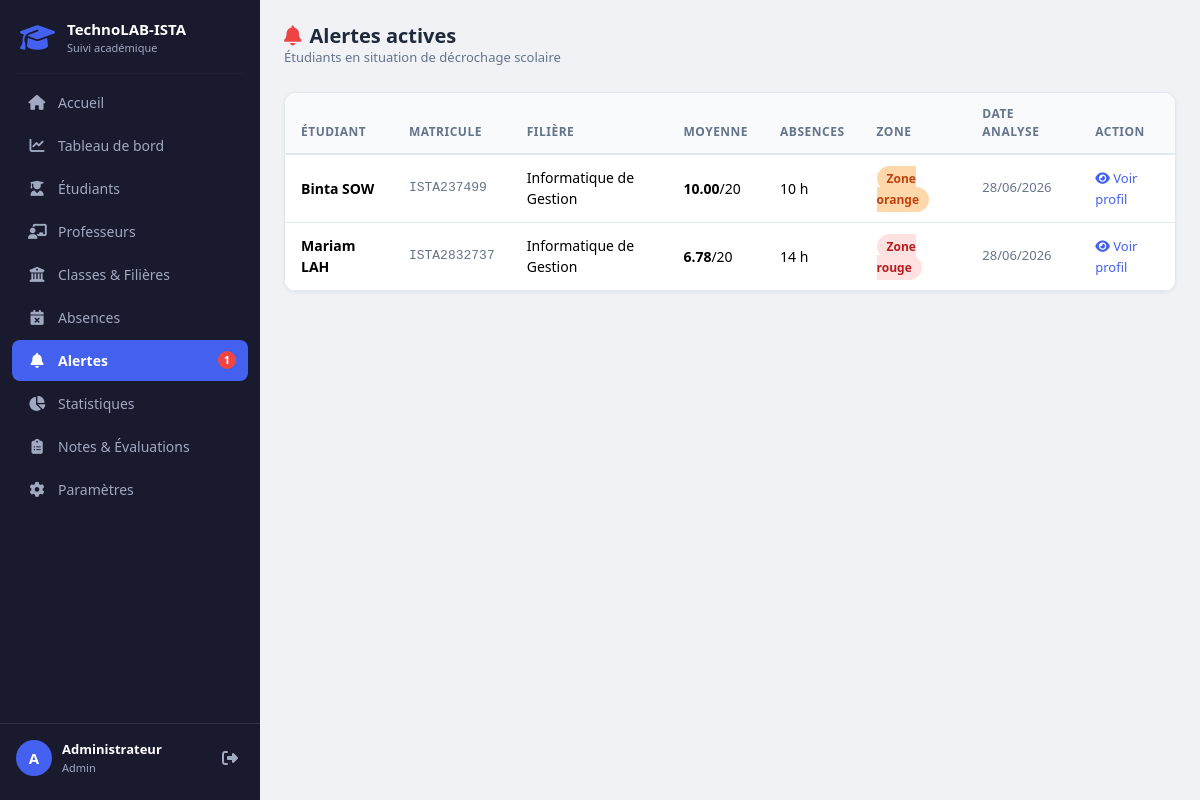
The app's page /alertes.php (signed in) with its own data.
### tables this page shows
CREATE TABLE IF NOT EXISTS Diagnostics (
    id_diagnostic      INT AUTO_INCREMENT PRIMARY KEY,
    matricule_etudiant VARCHAR(50),
    moyenne_generale   DECIMAL(4,2),
    total_absences     INT          DEFAULT 0,
    statut_zone        VARCHAR(20)  NOT NULL,   
    date_analyse       TIMESTAMP    DEFAULT CURRENT_TIMESTAMP,
    FOREIGN KEY (matricule_etudiant) REFERENCES Etudiants(matricule)
        ON DELETE CASCADE
);

CREATE TABLE IF NOT EXISTS Etudiants (
    matricule  VARCHAR(50)  PRIMARY KEY,
    nom        VARCHAR(50)  NOT NULL,
    prenom     VARCHAR(50)  NOT NULL,
    email      VARCHAR(100) UNIQUE,
    id_filiere INT,
    FOREIGN KEY (id_filiere) REFERENCES Filieres(id_filiere)
        ON DELETE SET NULL
);

CREATE TABLE IF NOT EXISTS Filieres (
    id_filiere  INT AUTO_INCREMENT PRIMARY KEY,
    nom_filiere VARCHAR(100) NOT NULL,
    niveau      VARCHAR(20)  NOT NULL
);

### alertes.php (the view, shortened to what this page needs)
<?php
require_once 'config/database.php';
$sql = "SELECT e.matricule, e.nom, e.prenom, f.nom_filiere,
               d.statut_zone, d.moyenne_generale, d.total_absences, d.date_analyse
        FROM Diagnostics d
        JOIN Etudiants e ON e.matricule = d.matricule_etudiant
        LEFT JOIN Filieres f ON f.id_filiere = e.id_filiere
        WHERE d.statut_zone IN ('Zone rouge', 'Zone orange')
        ORDER BY d.statut_zone ASC, d.moyenne_generale ASC";
$result = mysqli_query($conn, $sql);
include 'includes/header.php';
?>
<div id="wrapper">
<?php include 'includes/navbar.php'; ?>
<main id="main-content">
    <div class="top-bar">
        <div class="top-bar-title">
            <h4><i class="fa-solid fa-bell" style="color:#ef4444; margin-right:8px;"></i>Alertes actives</h4>
            <p>Étudiants en situation de décrochage scolaire</p>
        </div>
    </div>
    <div class="table-wrapper">
        <table class="table table-hover mb-0">
            <thead>
                <tr>
                    <th>Étudiant</th>
                    <th>Matricule</th>
                    <th>Filière</th>
                    <th>Moyenne</th>
                    <th>Absences</th>
                    <th>Zone</th>
                    <th>Date analyse</th>
                    <th>Action</th>
                </tr>
            </thead>
            <tbody>
                <?php if ($result && mysqli_num_rows($result) > 0): ?>
                    <?php while ($row = mysqli_fetch_assoc($result)): ?>
                        <?php
                        $zone  = $row['statut_zone'];
                        $badge = ($zone === 'Zone rouge') ? 'badge-mal' : 'badge-insuffisant';
                        ?>
                        <tr>
                            <td style="font-weight:600;">
                                <?= htmlspecialchars($row['prenom'] . ' ' . $row['nom']) ?>
                            </td>
                            <td style="font-family:monospace; font-size:13px; color:#64748b;">
                                <?= htmlspecialchars($row['matricule']) ?>
                            </td>
                            <td><?= htmlspecialchars($row['nom_filiere'] ?? '—') ?></td>
                            <td><strong><?= $row['moyenne_generale'] ?></strong>/20</td>
                            <td><?= $row['total_absences'] ?> h</td>
                            <td><span class="<?= $badge ?>"><?= htmlspecialchars($zone) ?></span></td>
                            <td style="font-size:13px; color:#64748b;">
                                <?= date('d/m/Y', strtotime($row['date_analyse'])) ?>
                            </td>
                            <td>
                                <a href="profil.php?matricule=<?= urlencode($row['matricule']) ?>"
                                   style="font-size:13px; color:#4361ee; text-decoration:none;">
                                    <i class="fa-solid fa-eye"></i> Voir profil
                                </a>
                            </td>
                        </tr>
                    <?php endwhile; ?>
                <?php endif; ?>
            </tbody>
        </table>
    </div>
</main>
</div>
<?php $pageScripts = ''; include 'includes/footer.php'; ?>

### assets/css/style.css (style rules this page uses)
:root { --sidebar-bg: #1a1a2e; --sidebar-hover: #16213e; --sidebar-active: #4361ee; --sidebar-text: #a0a9c0; --sidebar-width: 260px; --primary: #4361ee; --success: #22c55e; --warning: #f59e0b; --danger: #ef4444; --info: #3b82f6; --bg-page: #f0f2f5; --card-bg: #ffffff; --text-dark: #1e293b; --text-muted:#64748b; --border: #e2e8f0; }
* { box-sizing: border-box; margin: 0; padding: 0; }
body { font-family: 'Segoe UI', Tahoma, Geneva, Verdana, sans-serif; background-color: var(--bg-page); color: var(--text-dark); }
#wrapper { display: flex; min-height: 100vh; }
#main-content { flex: 1; margin-left: var(--sidebar-width); padding: 24px; min-height: 100vh; background-color: var(--bg-page); transition: margin-left 0.3s; }
.top-bar { display: flex; align-items: center; justify-content: space-between; margin-bottom: 24px; flex-wrap: wrap; gap: 12px; }
.top-bar-title h4 { font-size: 20px; font-weight: 700; color: var(--text-dark); margin: 0; }
.top-bar-title p { color: var(--text-muted); font-size: 13px; margin: 0; }
.table-wrapper { overflow-x: auto; background: var(--card-bg); border-radius: 12px; border: 1px solid var(--border); box-shadow: 0 1px 4px rgba(0,0,0,0.06); }
.table > thead > tr > th { background-color: #f8fafc; font-size: 12px; font-weight: 700; text-transform: uppercase; letter-spacing: 0.5px; color: var(--text-muted); border-bottom: 2px solid var(--border); padding: 12px 16px; }
.table > tbody > tr > td { padding: 12px 16px; font-size: 14px; vertical-align: middle; border-color: var(--border); }
.badge-insuffisant { background: #fed7aa; color: #c2410c; padding: 4px 10px; border-radius: 20px; font-size: 12px; font-weight: 700; }
.badge-mal { background: #fee2e2; color: #b91c1c; padding: 4px 10px; border-radius: 20px; font-size: 12px; font-weight: 700; }

### records on screen
diagnostics: matricule_etudiant.nom "Binta SOW", matricule_etudiant.matricule "ISTA237499", filieres.nom_filiere "Informatique de Gestion", moyenne_generale "10.00", total_absences "10", statut_zone "Zone orange", date_analyse "28/06/2026"
diagnostics: matricule_etudiant.nom "Mariam LAH", matricule_etudiant.matricule "ISTA2832737", filieres.nom_filiere "Informatique de Gestion", moyenne_generale "6.78", total_absences "14", statut_zone "Zone rouge", date_analyse "28/06/2026"

### other values on screen
$nb "1"
substr($_SESSION['user_nom'] ?? 'A', 0, 1) "A"
$_SESSION['user_nom'] "Administrateur"
$_SESSION['user_role'] "Admin"
